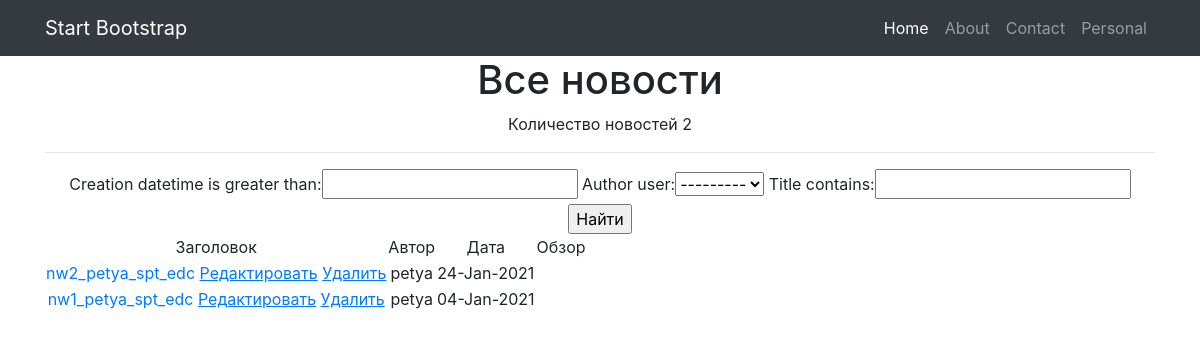
Page /news/search/ on the earlier database version.
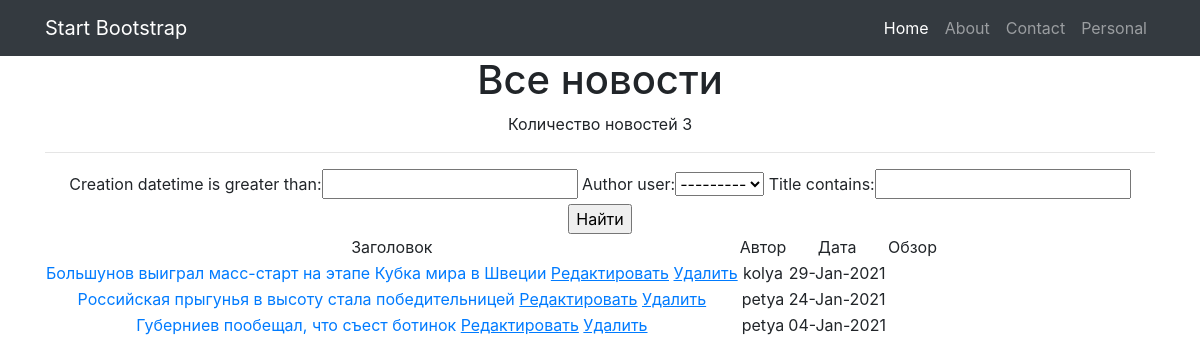
Same page on the later database version.
### news/models.py (models this page shows, shortened)
class Post(models.Model):
    article = 'AT'
    news = 'NW'
    TYPES = [(article, 'статья'), (news, 'новость')]
    author = models.ForeignKey('accounts.Author', on_delete=models.CASCADE)
    type = models.CharField(max_length=2, choices=TYPES, default=news)
    creation_datetime = models.DateTimeField(auto_now_add=True)
    category = models.ManyToManyField(Category, through='PostCategory')
    title = models.CharField(max_length=255)
    content = models.TextField()
    rating = models.IntegerField(default=0)

### accounts/models.py (models this page shows, shortened)
class Author(models.Model):
    user = models.OneToOneField(User, on_delete=models.CASCADE)
    rating = models.IntegerField(default=0)

### news/views.py (the view)
# urls.py: path('search/', NewsSearch.as_view(), name='news_search'),
class NewsSearch(ListView):
    model = Post
    template_name = 'news_search.html'
    context_object_name = 'news_search'
    queryset = Post.objects.filter(type='NW').order_by('-creation_datetime')
    paginate_by = 2
    def get_context_data(self, **kwargs):
        context = super().get_context_data(**kwargs)
        context['filter'] = NewsFilter(self.request.GET, queryset=self.get_queryset())
        return context

### news/templatetags/custom_filters.py (called while the page is built)
@register.filter(name='profanity')
def profanity(text):
    pf_filter = ProfanityFilter(languages=['ru', 'en'])
    return pf_filter.censor(text)

### templates/news_search.html (shortened to what this page needs)
{% extends 'flatpages/default.html' %}
{% load custom_filters %}
{% block content %}
    <h1>Все новости</h1>
    <p1>Количество новостей {{ filter.qs|length }}</p1>
    <hr>
    <form method="GET">
        {{ filter.form }}
        <input type="submit" value="Найти">
    </form>
    {% if filter.qs %}
        <table>
            <tr>
                <td>
                    Заголовок
                </td>
                <td>
                    Автор
                </td>
                <td>
                    Дата
                </td>
                <td>
                    Обзор
                </td>
            </tr>
        {% for o_news in filter.qs %}
            <tr>
                <td>
                    <a href="{% url 'one_news' o_news.id %}">{{ o_news.title }}</a>
                    <a href="{% url 'news_update' o_news.id %}"><u>Редактировать</u></a>
                    <a href="{% url 'news_delete' o_news.id %}"><u> Удалить </u></a>
                </td>
                <td>
                    {{ o_news.author.user }}
                </td>
                <td>
                    {{ o_news.creation_datetime|date:'d-M-Y' }}
                </td>
                <td>
                </td>
            </tr>
        {% endfor %}
        </table>
    {% else %}
        <p2>Нет новостей с заданными параметрами.</p2>
    {% endif %}
{% endblock content %}

### templates/flatpages/default.html (shortened to what this page needs)
{% load static %}
<!DOCTYPE html>
<html lang="en">
<head>
  <link href="{% static 'vendor/bootstrap/css/bootstrap.min.css' %}" rel="stylesheet">
</head>
<body>
  <nav class="navbar navbar-expand-lg navbar-dark bg-dark static-top">
    <div class="container">
      <a class="navbar-brand" href="#">Start Bootstrap</a>
      <div class="collapse navbar-collapse" id="navbarResponsive">
        <ul class="navbar-nav ml-auto">
          <li class="nav-item active">
            <a class="nav-link" href="#">Home
            </a>
          </li>
          <li class="nav-item">
            <a class="nav-link" href="/about/">About</a>
          </li>
          <li class="nav-item">
            <a class="nav-link" href="/contacts/">Contact</a>
          </li>
          <li class="nav-item">
            <a class="nav-link" href="/personal/">Personal</a>
          </li>
        </ul>
      </div>
    </div>
  </nav>
  <div class="container">
    <div class="row">
      <div class="col-lg-12 text-center">
       {% block content %}{% endblock content %}
      </div>
    </div>
  </div>
</body>
</html>

Differences in the rows shown:
added Post: title "Большунов выиграл масс-старт на этапе Кубка мира в Швеции", author.user "kolya", creation_datetime "29-Jan-2021"
changed Post: title "nw2_petya_spt_edc" → "Российская прыгунья в высоту стала победительницей"
changed Post: title "nw1_petya_spt_edc" → "Губерниев пообещал, что съест ботинок"
Other differences:
{{ filter.qs|length }}: "2" → "3"
